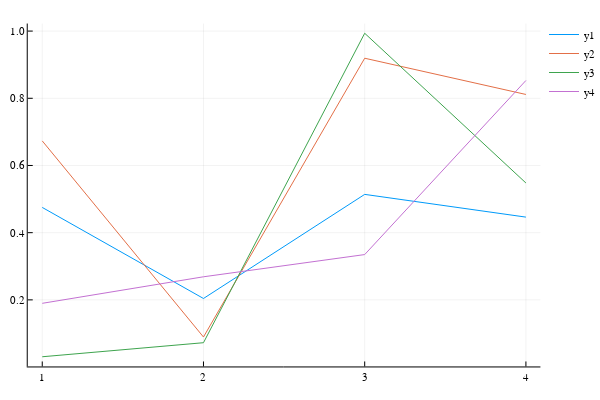

Notebook source saved alongside this figure:
### Code cell
plotly()
plot(rand(4,4))

### Figure 1 — Plotly figure (JSON) as saved in the notebook; plotly's stock layout.template omitted (floating-point values rounded to 4 significant figures)
{"data": [{"colorbar": {"title": ""}, "hoverinfo": "text", "legendgroup": "y1", "line": {"color": "rgba(0, 154, 250, 1.000)", "dash": "solid", "shape": "linear", "width": 1}, "mode": "lines", "name": "y1", "showlegend": true, "text": [null, null, null, null], "type": "scatter", "x": [1, 2, 3, 4], "xaxis": "x1", "y": [0.4751, 0.2041, 0.5139, 0.4463], "yaxis": "y1", "zmax": 0.1, "zmin": -0.1}, {"colorbar": {"title": ""}, "hoverinfo": "text", "legendgroup": "y2", "line": {"color": "rgba(227, 111, 71, 1.000)", "dash": "solid", "shape": "linear", "width": 1}, "mode": "lines", "name": "y2", "showlegend": true, "text": [null, null, null, null], "type": "scatter", "x": [1, 2, 3, 4], "xaxis": "x1", "y": [0.6731, 0.08938, 0.9192, 0.8114], "yaxis": "y1", "zmax": 0.1, "zmin": -0.1}, {"colorbar": {"title": ""}, "hoverinfo": "text", "legendgroup": "y3", "line": {"color": "rgba(62, 164, 78, 1.000)", "dash": "solid", "shape": "linear", "width": 1}, "mode": "lines", "name": "y3", "showlegend": true, "text": [null, null, null, null], "type": "scatter", "x": [1, 2, 3, 4], "xaxis": "x1", "y": [0.03066, 0.07248, 0.9936, 0.5479], "yaxis": "y1", "zmax": 0.1, "zmin": -0.1}, {"colorbar": {"title": ""}, "hoverinfo": "text", "legendgroup": "y4", "line": {"color": "rgba(195, 113, 210, 1.000)", "dash": "solid", "shape": "linear", "width": 1}, "mode": "lines", "name": "y4", "showlegend": true, "text": [null, null, null, null], "type": "scatter", "x": [1, 2, 3, 4], "xaxis": "x1", "y": [0.1897, 0.2687, 0.3348, 0.8529], "yaxis": "y1", "zmax": 0.1, "zmin": -0.1}], "layout": {"annotations": [], "height": 400, "legend": {"bgcolor": "rgba(255, 255, 255, 1.000)", "bordercolor": "rgba(0, 0, 0, 1.000)", "font": {"color": "rgba(0, 0, 0, 1.000)", "family": "sans-serif", "size": 11}, "tracegroupgap": 0, "x": 1, "y": 1}, "margin": {"b": 20, "l": 0, "r": 0, "t": 20}, "paper_bgcolor": "rgba(255, 255, 255, 1.000)", "plot_bgcolor": "rgba(255, 255, 255, 1.000)", "showlegend": true, "width": 600, "xaxis": {"anchor": "y1", "domain": [0.05101, 0.9934], "gridcolor": "rgba(0, 0, 0, 0.100)", "gridwidth": 0.5, "linecolor": "rgba(0, 0, 0, 1.000)", "mirror": false, "range": [0.91, 4.09], "showgrid": true, "showline": true, "showticklabels": true, "tickangle": 0, "tickcolor": "rgb(0, 0, 0)", "tickfont": {"color": "rgba(0, 0, 0, 1.000)", "family": "sans-serif", "size": 11}, "tickmode": "array", "ticks": "inside", "ticktext": ["1", "2", "3", "4"], "tickvals": [1, 2, 3, 4], "title": "", "titlefont": {"color": "rgba(0, 0, 0, 1.000)", "family": "sans-serif", "size": 15}, "type": "-", "visible": true, "zeroline": false, "zerolinecolor": "rgba(0, 0, 0, 1.000)"}, "yaxis": {"anchor": "x1", "domain": [0.03762, 0.9902], "gridcolor": "rgba(0, 0, 0, 0.100)", "gridwidth": 0.5, "linecolor": "rgba(0, 0, 0, 1.000)", "mirror": false, "range": [0.001772, 1.022], "showgrid": true, "showline": true, "showticklabels": true, "tickangle": 0, "tickcolor": "rgb(0, 0, 0)", "tickfont": {"color": "rgba(0, 0, 0, 1.000)", "family": "sans-serif", "size": 11}, "tickmode": "array", "ticks": "inside", "ticktext": ["0.2", "0.4", "0.6", "0.8", "1.0"], "tickvals": [0.2, 0.4, 0.6, 0.8, 1], "title": "", "titlefont": {"color": "rgba(0, 0, 0, 1.000)", "family": "sans-serif", "size": 15}, "type": "-", "visible": true, "zeroline": false, "zerolinecolor": "rgba(0, 0, 0, 1.000)"}}}
